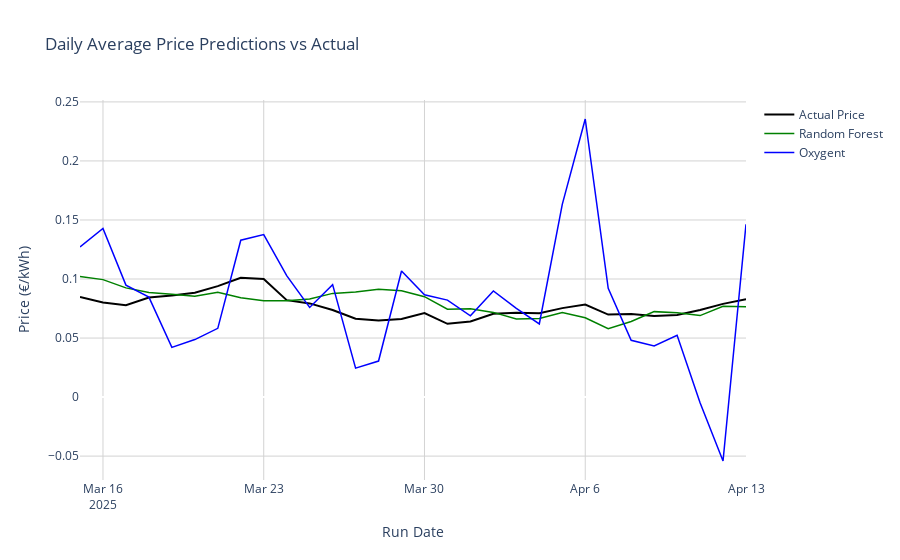

The cell this chart's notebook holds for it:
### Code cell
import plotly.graph_objects as go

# Load and prep data
df = pd.read_csv(csv_path).dropna(subset=['predicted_Price', 'actual_Price', 'oxygent_price'])
df['run_date'] = pd.to_datetime(df['run_date'])

# Calculate performance metrics
rmse_rf = np.sqrt(mean_squared_error(df['actual_Price'], df['predicted_Price']))
rmse_ox = np.sqrt(mean_squared_error(df['actual_Price'], df['oxygent_price']))
std_rf = np.std(df['actual_Price'] - df['predicted_Price'])
std_ox = np.std(df['actual_Price'] - df['oxygent_price'])

# Print performance
print("MODEL PERFORMANCE:")
print(f"Random Forest - RMSE: €{rmse_rf:.4f}/kWh, SD: €{std_rf:.4f}/kWh")
print(f"Oxygent       - RMSE: €{rmse_ox:.4f}/kWh, SD: €{std_ox:.4f}/kWh")

# Calculate daily averages for plot
daily_avg = df.groupby('run_date')[['actual_Price', 'predicted_Price', 'oxygent_price']].mean().reset_index()

# Interactive plot
fig = go.Figure()
fig.add_trace(go.Scatter(x=daily_avg['run_date'], y=daily_avg['actual_Price'], name='Actual Price', line=dict(color='black', width=2)))
fig.add_trace(go.Scatter(x=daily_avg['run_date'], y=daily_avg['predicted_Price'], name=f'Random Forest', line=dict(color='green', width=1.5)))
fig.add_trace(go.Scatter(x=daily_avg['run_date'], y=daily_avg['oxygent_price'], name=f'Oxygent', line=dict(color='blue', width=1.5)))

fig.update_layout(title='Daily Average Price Predictions vs Actual', xaxis_title='Run Date', yaxis_title='Price (€/kWh)', 
                  hovermode='x unified', plot_bgcolor='white', paper_bgcolor='white')
fig.update_xaxes(showgrid=True, gridwidth=1, gridcolor='lightgray')
fig.update_yaxes(showgrid=True, gridwidth=1, gridcolor='lightgray')
fig.show()

### Figure 1 — Plotly figure (JSON) as saved in the notebook; plotly's stock layout.template omitted (floating-point values rounded to 4 significant figures)
{"data": [{"line": {"color": "black", "width": 2}, "name": "Actual Price", "type": "scatter", "x": ["2025-03-15T00:00:00+00:00", "2025-03-16T00:00:00+00:00", "2025-03-17T00:00:00+00:00", "2025-03-18T00:00:00+00:00", "2025-03-19T00:00:00+00:00", "2025-03-20T00:00:00+00:00", "2025-03-21T00:00:00+00:00", "2025-03-22T00:00:00+00:00", "2025-03-23T00:00:00+00:00", "2025-03-24T00:00:00+00:00", "2025-03-25T00:00:00+00:00", "2025-03-26T00:00:00+00:00", "2025-03-27T00:00:00+00:00", "2025-03-28T00:00:00+00:00", "2025-03-29T00:00:00+00:00", "2025-03-30T00:00:00+00:00", "2025-03-31T00:00:00+00:00", "2025-04-01T00:00:00+00:00", "2025-04-02T00:00:00+00:00", "2025-04-03T00:00:00+00:00", "2025-04-04T00:00:00+00:00", "2025-04-05T00:00:00+00:00", "2025-04-06T00:00:00+00:00", "2025-04-07T00:00:00+00:00", "2025-04-08T00:00:00+00:00", "2025-04-09T00:00:00+00:00", "2025-04-10T00:00:00+00:00", "2025-04-11T00:00:00+00:00", "2025-04-12T00:00:00+00:00", "2025-04-13T00:00:00+00:00"], "y": [0.0847, 0.08006, 0.07781, 0.08435, 0.08609, 0.08841, 0.094, 0.1011, 0.09998, 0.08209, 0.07934, 0.07376, 0.06643, 0.06483, 0.0661, 0.07122, 0.06202, 0.06397, 0.07057, 0.07132, 0.07101, 0.07535, 0.07834, 0.06989, 0.07031, 0.06872, 0.06962, 0.07378, 0.07896, 0.08298]}, {"line": {"color": "green", "width": 1.5}, "name": "Random Forest", "type": "scatter", "x": ["2025-03-15T00:00:00+00:00", "2025-03-16T00:00:00+00:00", "2025-03-17T00:00:00+00:00", "2025-03-18T00:00:00+00:00", "2025-03-19T00:00:00+00:00", "2025-03-20T00:00:00+00:00", "2025-03-21T00:00:00+00:00", "2025-03-22T00:00:00+00:00", "2025-03-23T00:00:00+00:00", "2025-03-24T00:00:00+00:00", "2025-03-25T00:00:00+00:00", "2025-03-26T00:00:00+00:00", "2025-03-27T00:00:00+00:00", "2025-03-28T00:00:00+00:00", "2025-03-29T00:00:00+00:00", "2025-03-30T00:00:00+00:00", "2025-03-31T00:00:00+00:00", "2025-04-01T00:00:00+00:00", "2025-04-02T00:00:00+00:00", "2025-04-03T00:00:00+00:00", "2025-04-04T00:00:00+00:00", "2025-04-05T00:00:00+00:00", "2025-04-06T00:00:00+00:00", "2025-04-07T00:00:00+00:00", "2025-04-08T00:00:00+00:00", "2025-04-09T00:00:00+00:00", "2025-04-10T00:00:00+00:00", "2025-04-11T00:00:00+00:00", "2025-04-12T00:00:00+00:00", "2025-04-13T00:00:00+00:00"], "y": [0.1022, 0.09947, 0.0925, 0.08865, 0.08719, 0.08532, 0.08881, 0.08421, 0.08158, 0.08148, 0.08302, 0.08783, 0.08894, 0.09133, 0.09002, 0.08505, 0.07436, 0.07479, 0.07172, 0.06619, 0.06658, 0.07169, 0.06717, 0.05791, 0.06407, 0.07237, 0.07141, 0.06901, 0.0769, 0.07657]}, {"line": {"color": "blue", "width": 1.5}, "name": "Oxygent", "type": "scatter", "x": ["2025-03-15T00:00:00+00:00", "2025-03-16T00:00:00+00:00", "2025-03-17T00:00:00+00:00", "2025-03-18T00:00:00+00:00", "2025-03-19T00:00:00+00:00", "2025-03-20T00:00:00+00:00", "2025-03-21T00:00:00+00:00", "2025-03-22T00:00:00+00:00", "2025-03-23T00:00:00+00:00", "2025-03-24T00:00:00+00:00", "2025-03-25T00:00:00+00:00", "2025-03-26T00:00:00+00:00", "2025-03-27T00:00:00+00:00", "2025-03-28T00:00:00+00:00", "2025-03-29T00:00:00+00:00", "2025-03-30T00:00:00+00:00", "2025-03-31T00:00:00+00:00", "2025-04-01T00:00:00+00:00", "2025-04-02T00:00:00+00:00", "2025-04-03T00:00:00+00:00", "2025-04-04T00:00:00+00:00", "2025-04-05T00:00:00+00:00", "2025-04-06T00:00:00+00:00", "2025-04-07T00:00:00+00:00", "2025-04-08T00:00:00+00:00", "2025-04-09T00:00:00+00:00", "2025-04-10T00:00:00+00:00", "2025-04-11T00:00:00+00:00", "2025-04-12T00:00:00+00:00", "2025-04-13T00:00:00+00:00"], "y": [0.1272, 0.1428, 0.09481, 0.08466, 0.0421, 0.04872, 0.05824, 0.1328, 0.1377, 0.1029, 0.07594, 0.09521, 0.02452, 0.03052, 0.1068, 0.08666, 0.08213, 0.06885, 0.08987, 0.07516, 0.06199, 0.1632, 0.2355, 0.09214, 0.04813, 0.04332, 0.05234, -0.004743, -0.05413, 0.1464]}], "layout": {"hovermode": "x unified", "paper_bgcolor": "white", "plot_bgcolor": "white", "title": {"text": "Daily Average Price Predictions vs Actual"}, "xaxis": {"gridcolor": "lightgray", "gridwidth": 1, "showgrid": true, "title": {"text": "Run Date"}}, "yaxis": {"gridcolor": "lightgray", "gridwidth": 1, "showgrid": true, "title": {"text": "Price (€/kWh)"}}}}
